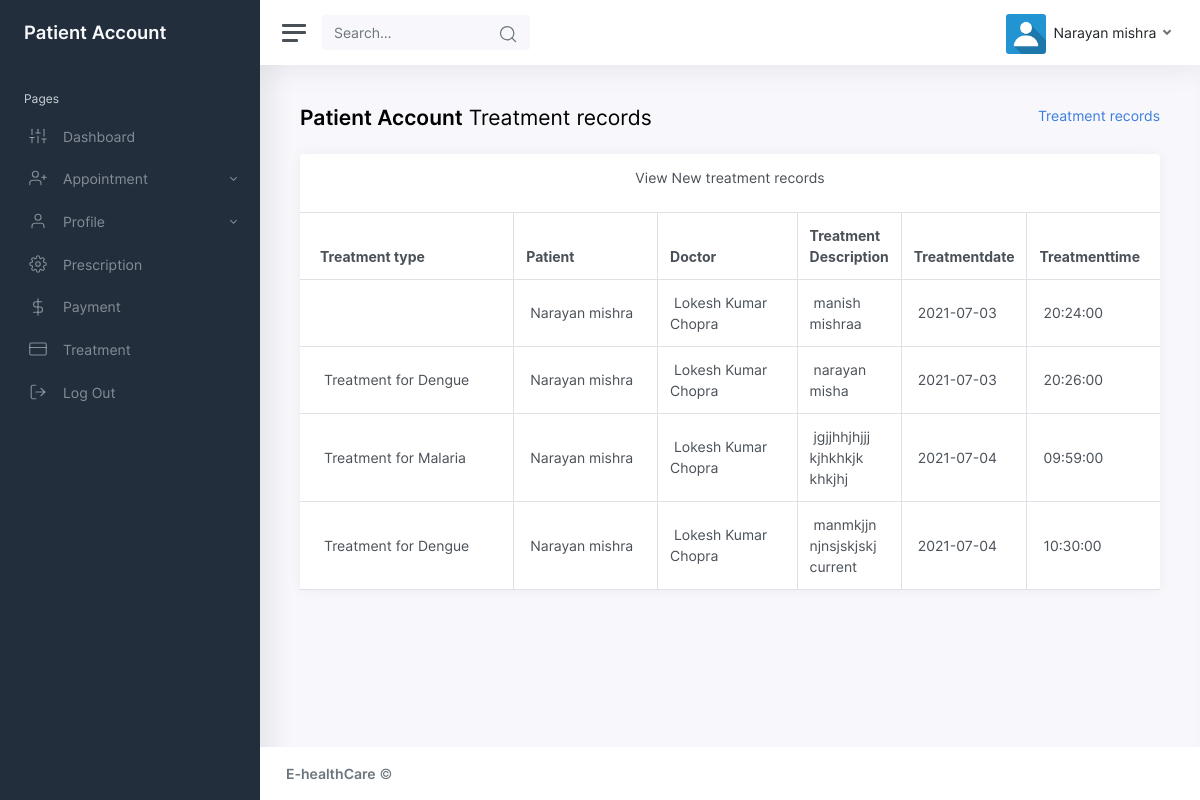
The app's page /users/viewtreatmentrecord.php (signed in) with its own data.
### tables this page shows
CREATE TABLE `patient` (
  `patientid` int(10) NOT NULL,
  `patientname` varchar(50) NOT NULL,
  `admissiondate` date NOT NULL,
  `admissiontime` time NOT NULL,
  `address` varchar(250) NOT NULL,
  `mobileno` varchar(15) NOT NULL,
  `city` varchar(25) NOT NULL,
  `pincode` varchar(20) NOT NULL,
  `loginid` varchar(50) NOT NULL,
  `password` varchar(25) NOT NULL,
  `bloodgroup` varchar(20) NOT NULL,
  `gender` varchar(10) NOT NULL,
  `dob` date NOT NULL,
  `status` varchar(10) NOT NULL
);

CREATE TABLE `treatment_records` (
  `treatment_records_id` int(10) NOT NULL,
  `treatmentid` int(10) NOT NULL,
  `appointmentid` int(10) NOT NULL,
  `patientid` int(10) NOT NULL,
  `doctorid` int(10) NOT NULL,
  `treatment_description` text NOT NULL,
  `uploads` varchar(100) NOT NULL,
  `treatment_date` date NOT NULL,
  `treatment_time` time NOT NULL,
  `status` varchar(10) NOT NULL
);

CREATE TABLE `doctor` (
  `doctorid` int(10) NOT NULL,
  `doctorname` varchar(50) NOT NULL,
  `mobileno` varchar(15) NOT NULL,
  `departmentid` int(10) NOT NULL,
  `loginid` varchar(25) NOT NULL,
  `password` varchar(25) NOT NULL,
  `status` varchar(10) NOT NULL,
  `education` varchar(25) NOT NULL,
  `experience` float(11,1) NOT NULL,
  `consultancy_charge` float(10,2) NOT NULL
);

CREATE TABLE `treatment` (
  `treatmentid` int(10) NOT NULL,
  `treatmenttype` varchar(25) NOT NULL,
  `treatment_cost` decimal(10,2) NOT NULL,
  `note` text NOT NULL,
  `status` varchar(10) NOT NULL
);

### users/viewtreatmentrecord.php (the view, shortened to what this page needs)
<?php
if(!isset($_SESSION['patientid']))
{
  echo "<script>window.location='http://localhost/e-health/login_page.php';</script>";
}
else {
?>
<!DOCTYPE html>
<html lang="en">
<head>
	<link href="css/app.css" rel="stylesheet">
</head>
<body>
	<div class="wrapper">
		<?php include("header1.php");?>
		<div class="main">
			<?php include("header.php");?>
			<main class="content">
				<div class="container-fluid p-0">
					<div class="row mb-2 mb-xl-3">
											<div class="col-auto d-none d-sm-block">
							<h3><strong>Patient Account</strong> Treatment records</h3>
						</div>
						<div class="col-auto ml-auto text-right mt-n1">
							<nav aria-label="breadcrumb">
								<ol class="breadcrumb bg-transparent p-0 mt-1 mb-0">
									<li class="breadcrumb-item"><a href="#">Treatment records</a></li>
								</ol>
							</nav>
						</div>
					</div>
                 <div class="row">
                 	<div class="col-12 col-xl-12">
							<div class="card">
								<div class="card-header">
									<h5 class="card-title text-center">View New treatment records</h5>
								</div>
								<table class="table table-bordered">
									<thead>
										<tr>
											<th style="width:40%;">Treatment type</th>
											<th style="width:25%">Patient</th>
											<th class="d-none d-md-table-cell" style="width:25%">Doctor</th>
											<th class="d-none d-md-table-cell" style="width:25%">Treatment Description</th>
											<th class="d-none d-md-table-cell" style="width:25%">Treatmentdate
</th>
											<th class="d-none d-md-table-cell" style="width:25%">Treatmenttime</th>
										</tr>
									</thead>
									<tbody>
										<?php
		$sql ="SELECT * FROM treatment_records where status='Active'";
		if(isset($_SESSION[patientid]))
		{
			$sql = $sql . " AND patientid='$_SESSION[patientid]'";
		}
		$qsql = mysqli_query($con,$sql);
		while($rs = mysqli_fetch_array($qsql))
		{
			$sqlpat = "SELECT * FROM patient WHERE patientid='$rs[patientid]'";
			$qsqlpat = mysqli_query($con,$sqlpat);
			$rspat = mysqli_fetch_array($qsqlpat);
			$sqldoc= "SELECT * FROM doctor WHERE doctorid='$rs[doctorid]'";
			$qsqldoc = mysqli_query($con,$sqldoc);
			$rsdoc = mysqli_fetch_array($qsqldoc);
			$sqltreatment= "SELECT * FROM treatment WHERE treatmentid='$rs[treatmentid]'";
			$qsqltreatment = mysqli_query($con,$sqltreatment);
			$rstreatment = mysqli_fetch_array($qsqltreatment);
        echo "<tr>
          <td>&nbsp;$rstreatment[treatmenttype]</td>
		   <td>&nbsp;$rspat[patientname]</td>
		    <td>&nbsp;$rsdoc[doctorname]</td>
			<td>&nbsp;$rs[treatment_description]</td>
			 <td>&nbsp;$rs[treatment_date]</td>
			  <td>&nbsp;$rs[treatment_time]</td>";
       echo " </tr>";
		}
	}
		?>
									</tbody>
								</table>
							</div>
						</div>
                 </div>
				</div>
			</main>
			<?php include("footer.php");?>
		</div>
	</div>
</body>
</html>

### users/header.php (shortened to what this page needs)
<?php
include("dbconnection.php");
if(!isset($_SESSION['patientid']))
{
  echo "<script>window.location='patientlogin.php';</script>";
}
else
{
?>
  <?php
$sqlpatient = "SELECT * FROM patient WHERE patientid='$_SESSION[patientid]' ";
$qsqlpatient = mysqli_query($con,$sqlpatient);
$rspatient = mysqli_fetch_array($qsqlpatient);
?>
<nav class="navbar navbar-expand navbar-light navbar-bg">
				<a class="sidebar-toggle d-flex">
          <i class="hamburger align-self-center"></i>
        </a>
				<form class="d-none d-sm-inline-block">
					<div class="input-group input-group-navbar">
						<input type="text" class="form-control" placeholder="Search…" aria-label="Search" disabled="">
						<button class="btn" type="button">
              <i class="align-middle" data-feather="search"></i>
            </button>
					</div>
				</form>
				<div class="navbar-collapse collapse">
					<ul class="navbar-nav navbar-align">
						<li class="nav-item dropdown">
							<a class="nav-link dropdown-toggle d-none d-sm-inline-block" href="#" data-toggle="dropdown">
                <img src="img/avatars/Profile1.jpg" class="avatar img-fluid rounded mr-1" alt="Charles Hall" /> <span class="text-dark"><?php echo $rspatient[patientname]; ?></span>
              </a>
						</li>
					</ul>
				</div>
			</nav>
			<?php }?>

### records on screen
patient: patientname "Narayan mishra"
treatment_records: patientid.patientname "Narayan mishra", doctorid.doctorname "Lokesh Kumar Chopra", treatment_description "manish mishraa", treatment_date "2021-07-03", treatment_time "20:24:00"
treatment_records: treatmentid.treatmenttype "Treatment for Dengue", patientid.patientname "Narayan mishra", doctorid.doctorname "Lokesh Kumar Chopra", treatment_description "narayan misha", treatment_date "2021-07-03", treatment_time "20:26:00"
treatment_records: treatmentid.treatmenttype "Treatment for Malaria", patientid.patientname "Narayan mishra", doctorid.doctorname "Lokesh Kumar Chopra", treatment_description "jgjjhhjhjjj kjhkhkjk khkjhj", treatment_date "2021-07-04", treatment_time "09:59:00"
treatment_records: treatmentid.treatmenttype "Treatment for Dengue", patientid.patientname "Narayan mishra", doctorid.doctorname "Lokesh Kumar Chopra", treatment_description "manmkjjn njnsjskjskj current", treatment_date "2021-07-04", treatment_time "10:30:00"
